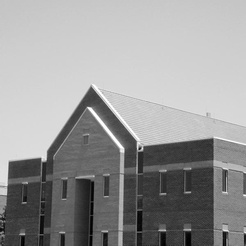
%> input picture ass2/assignment3/asset/1.jpg, 246 x 246 px, shrunk from 600 x 600 before the run
$ octave assignment3.m   (GNU Octave 9; MATLAB toolbox functions it lacks are replaced by stand-ins)
%> lines starting %> are read from the running program, lines starting %| are printed output that depends on the picture
%> further down, img is the input picture: size 246x246 uint8; min 0, max 255, mean 152.9
### ass2/assignment3/code/image_filtering.m
function image_filtering(img, filt)
%> called with filt = 'average'
    figure;
    % 原图
    [m, n] = size(img);
%> m = 246; n = 246
    subplot(2, 2, 1);
    imshow(img);
    title('原图');

    % 空间域滤波
    h = get_filter(filt);
    [r, c] = size(h);
    f = im2double(img);
    g = f;
    % 对原图进行0填充以便空间域滤波
    p = m + r - 1;
%> p = 254
    q = n + c - 1;
%> q = 254
    f = [zeros(m, (q-n)/2), f, zeros(m, (q-n)/2)];
%> f: size 246x254 double
    f = [zeros((p-m)/2, q); f; zeros((p-m)/2, q)];
%> f: size 254x254 double
    % 通过相关操作进行空间域滤波
    for i = 1:m
        for j = 1:n
            tmp = f(i:i+r-1, j:j+c-1);
            tmp = tmp .* h;
            g(i, j) = sum(sum(tmp));
        end
    end
%     g = imfilter(img, h);
    subplot(2, 2, 2);
    imshow(g, []);
    title('空间域滤波');

    % 频率域滤波算子图像
    h = get_filter(filt);
    [r, c] = size(h);
    % 找到零填充后的大小p,q
    p = m + r - 1;
    if mod(p, 2)
        p = p+1;
    end
    q = n + c - 1;
    if mod(q, 2)
        q = q+1;
    end
    % 对空间域滤波算子进行零填充
    if mod(q-c, 2)
        h = [zeros(r, (q-c+1)/2), h, zeros(r, (q-c-1)/2)];
        h = [zeros((p-r+1)/2, q); h; zeros((p-r-1)/2, q)];
    else
        h = [zeros(r, (q-c)/2), h, zeros(r, (q-c)/2)];
        h = [zeros((p-r)/2, q); h; zeros((p-r)/2, q)];
    end
    transform = ones(p, q);
    for i = 1:p
        for j = 1:q
            transform(i, j) = (-1)^(i+j);
        end
    end
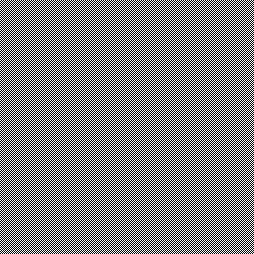
%> transform: size 254x254 double; values -1 (black) and 1 (white), 50% white in thin lines or dots
    % 将h乘以(-1)^(x+y)，将频率域算子移到中心
    H = fft2(h .* transform);
%     H = H - real(H);
    % 将h移到hp的中心
    H = H .* transform;
%     H = freqz2(h, p, q);
    subplot(2, 2, 3);
    imshow(abs(H), []);
    title('频率域算子');

    % 频率域滤波结果
    f = im2double(img);
    % 将频率域图像移到中心
    for i = 1:m
        for j = 1:n
            f(i, j) = f(i, j)*((-1)^(i+j));
        end
    end
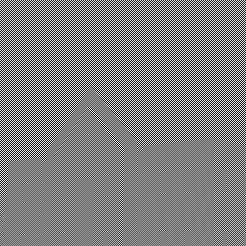
%> f: size 246x246 double; min -1, max 1, mean 4.65e-05; drawn with min black and max white
    % 有零填充的傅里叶变换
    F = fft2(f, p, q);
    % 频率域滤波
    F = F .* H;
    % 返回空间域并裁减
    g = real(ifft2(F)) .* transform;
%> g: size 254x254 double
    g = g(1:m, 1:n);
%> g: size 246x246 double
    subplot(2, 2, 4);
    imshow(g, []);
    title('频率域滤波');

    % 产生空间滤波算子
    function [output]=get_filter(str)
        % output的size只能为奇数
        switch str
            case 'sobel'
                [output] = [-1,0,1; -2,0,2; -1,0,1];
%                 [output] = [1,0,-1; 2,0,-2; 1,0,-1];
            case 'laplacian'
                [output] = [0,1,0; 1,-4,1; 0,1,0];
            case 'laplacian2'
                [output] = [1,1,1; 1,-8,1; 1,1,1];
            case 'average'
                size = 9;
                [output] = ones(size, size) ./ (size^2);
            otherwise
                [output] = ones(1, 1);
        end
    end
end

### ass2/assignment3/code/assignment3.m
% 'sobel' 'laplacian' 'laplacian2' 'average'
filter = 'average';

img = imread('..\asset\1.jpg');
image_filtering(img, filter);
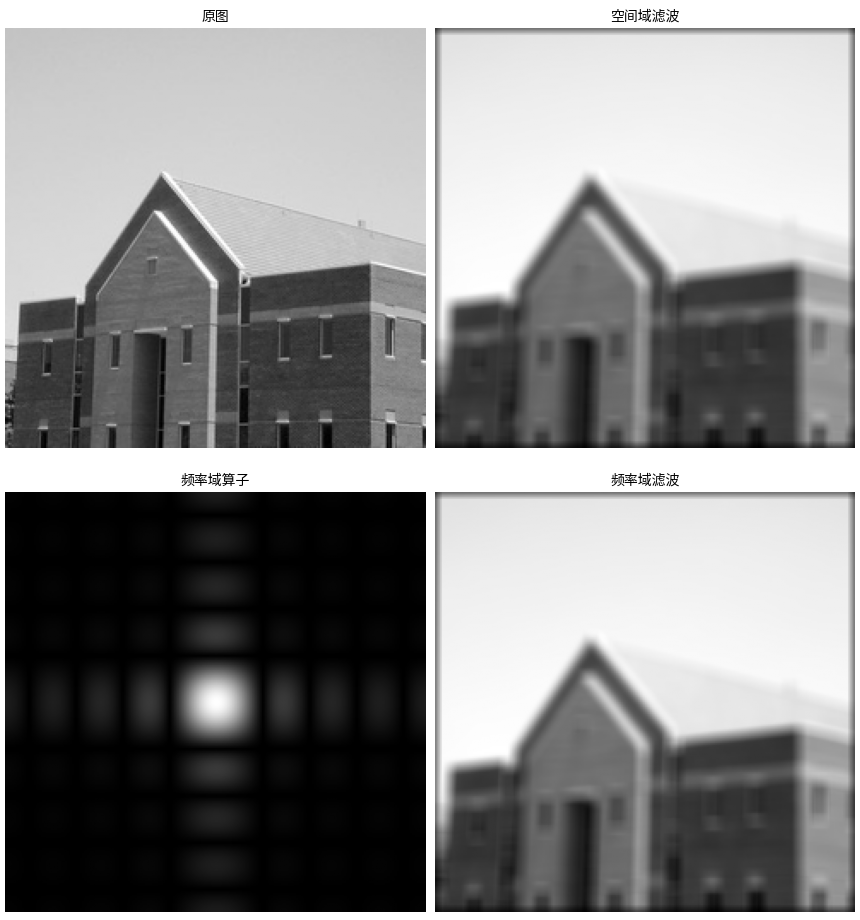
%> figure redrawn from the program's plot data, 4 panels

img = imread('..\asset\2.tif');
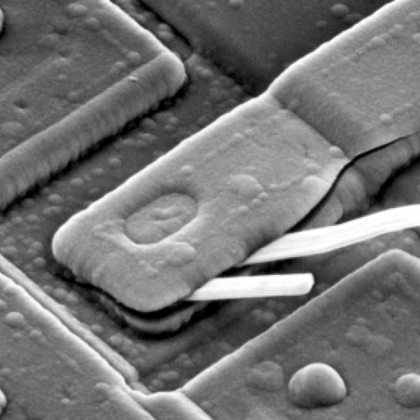
%> input picture ass2/assignment3/asset/2.tif, 420 x 420 px, shrunk from 1026 x 1026 before the run
%> img is the input picture: size 420x420 uint8; min 0, max 255, mean 115.6
image_filtering(img, filter);
%> call 2 of image_filtering, with filt = 'average'
%> after the loop in image_filtering (call 2), `for i = 1:m`:
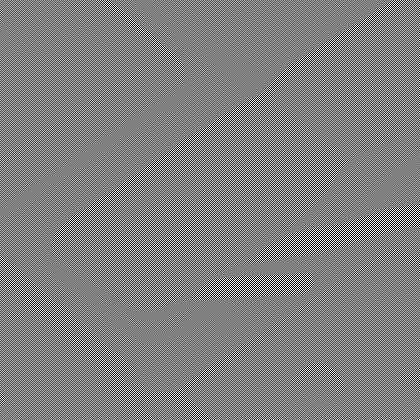
%> f: size 420x420 double; min -1, max 1, mean 1.13e-06; drawn with min black and max white
%> in image_filtering (call 2), `g = real(ifft2(F)) .* transform;`:
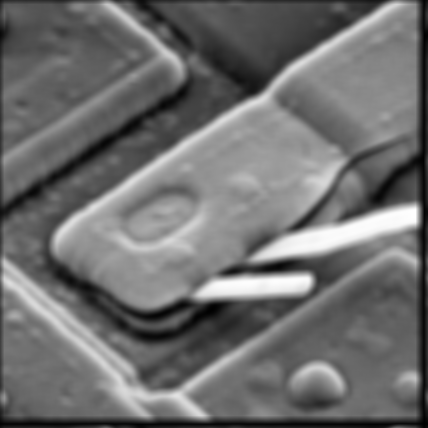
%> g: size 428x428 double; min 0.00257, max 0.999, mean 0.436
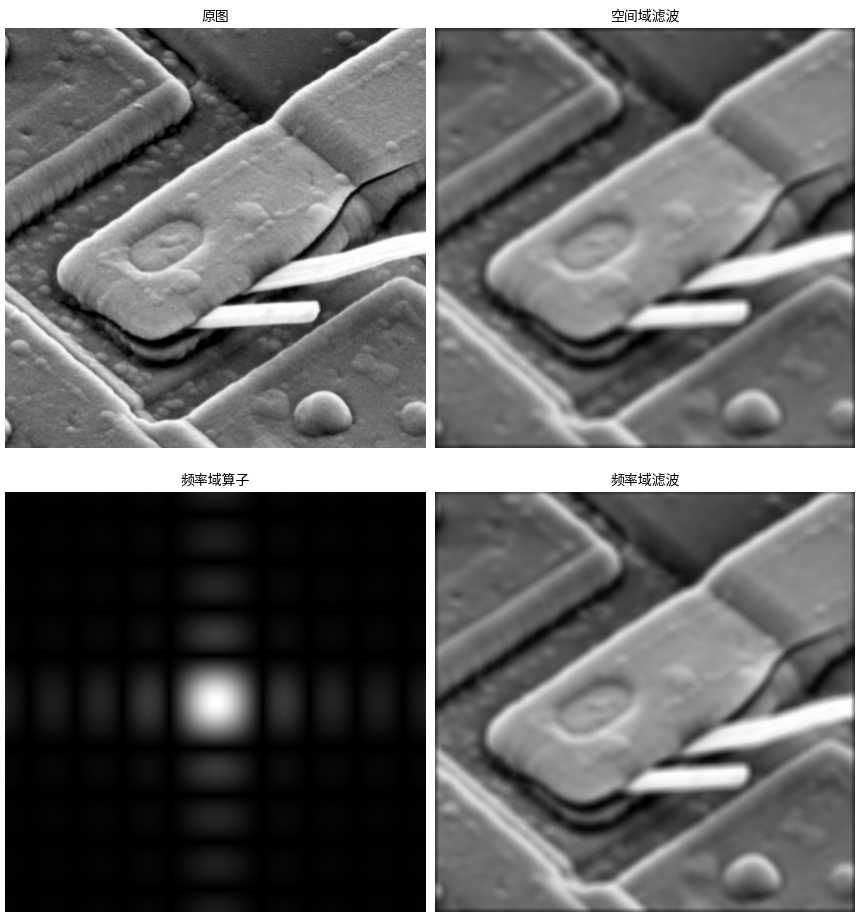
%> figure redrawn from the program's plot data, 4 panels
